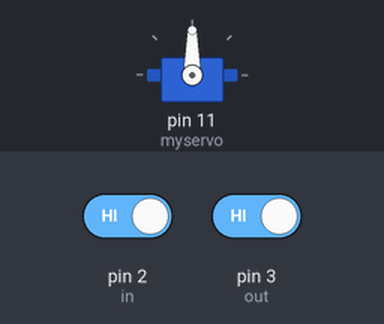
The sketch below on a simulated Arduino Uno, built with avr-gcc and run on an emulated ATmega328P. On the bench: servo. The inputs (shaded band) are chosen by the test bench; at power-on: pin 3 (out) HIGH, pin 2 (in) HIGH.

Above: at 1.2 s.
1.3 s: pin 3 (out) driven LOW
At 2.4 s:
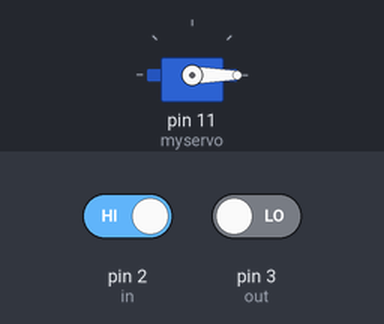
2.8 s: pin 2 (in) driven LOW
At 3.6 s:
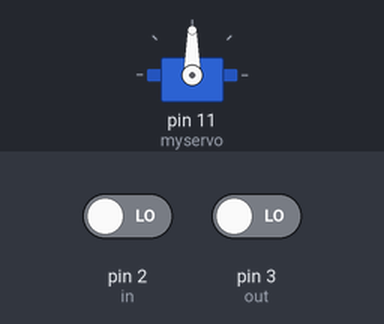
4.3 s: pin 2 (in) driven HIGH
At 4.7 s:
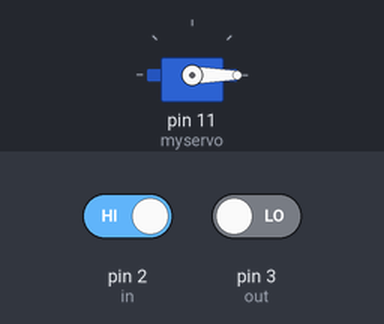
Timing chart, 0 to 7.3 s (numbered marks = the images above; inputs shaded):
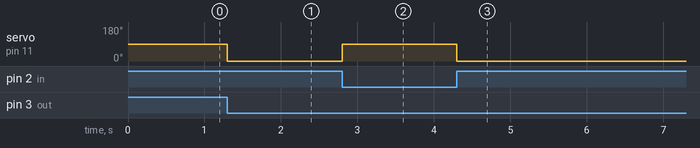

The sketch:

index.ino
```cpp
#include <Servo.h>
Servo myservo;

#define in 2
#define out 3

void setup() {
  myservo.attach(11);
  pinMode(in, INPUT);
  pinMode(out, INPUT);
}

void loop() {
  int nilai_in = digitalRead(in);
  int nilai_out = digitalRead(out);

  if(nilai_in == LOW){
    myservo.write(90);
  }
  else if (nilai_out == LOW){
    myservo.write(0);
  }
}
```

Measured:
- after the input at 1.3 s, servo on pin 11 (myservo): 90° → 0° at once
- after the input at 2.8 s, servo on pin 11 (myservo): 0° → 90° at once
- after the input at 4.3 s, servo on pin 11 (myservo): 90° → 0° at once
